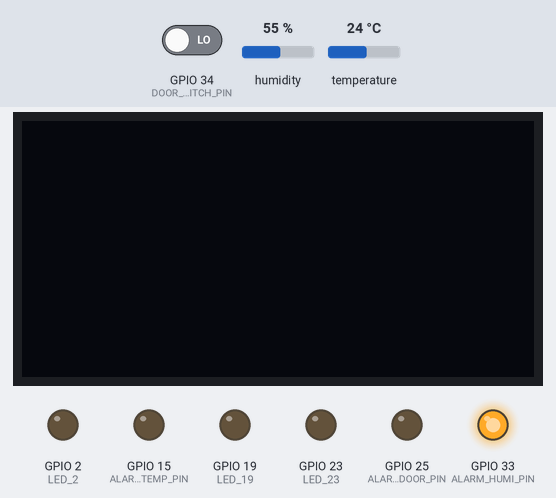
Bench run of a program on a simulated ESP32. On the bench: 128×64 one-colour display, output pins drawn as LEDs (lit = HIGH). Inputs (shaded band) come from the test bench; at power-on: humidity 55 %, temperature 24 °C, GPIO 34 (DOOR_SWITCH_PIN) LOW. What the program prints to the serial monitor is not drawn.

Above: at 2.8 s.
2.9 s: humidity set to 78 %
16.9 s: humidity set to 81 %
At 26.3 s:
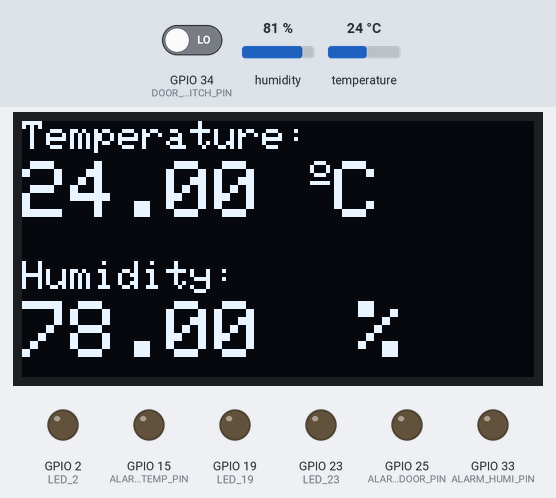
30.9 s: humidity set to 22 %
At 43.2 s:
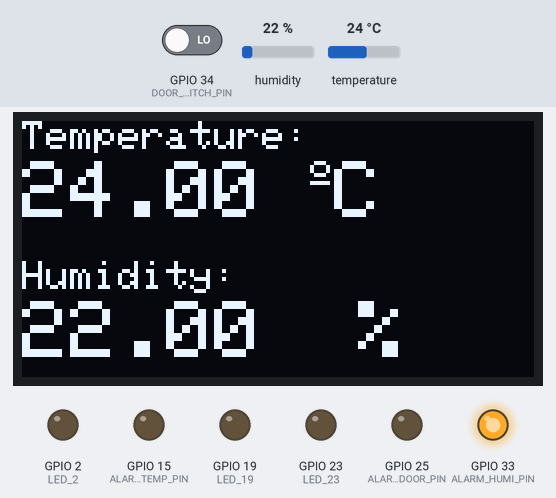
43.9 s: temperature set to 12 °C
At 56.9 s:
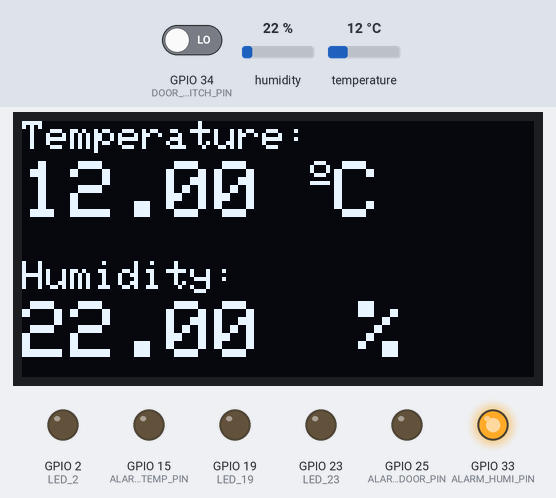
57.2 s: temperature set to 19 °C
At 69.6 s:
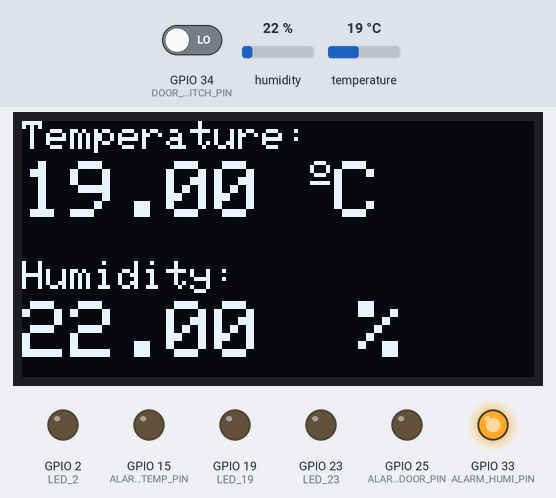
69.9 s: GPIO 34 (DOOR_SWITCH_PIN) driven HIGH
At 77.8 s:
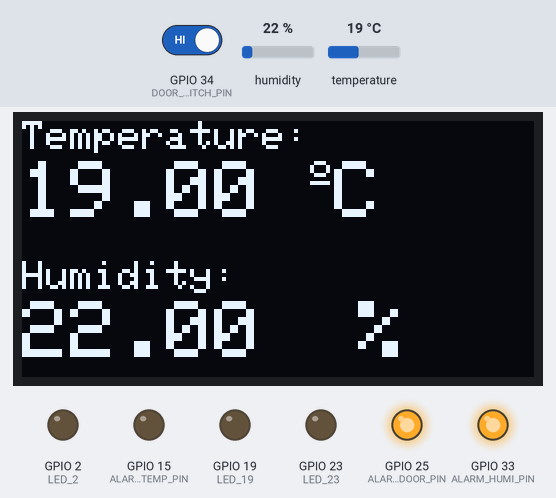
Timing chart, 0 to 82.2 s (numbered marks = the images above; inputs shaded):
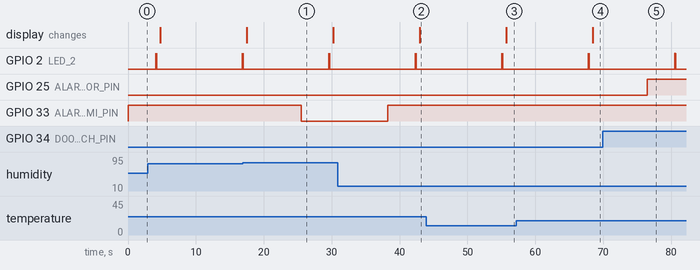

The program:

main.cpp
```cpp
//1 - Libraries

#include <Arduino.h>


#include <Adafruit_Sensor.h>
#include <DHT.h>

//#include "ArduinoJson.h"
//#include "PubSubClient.h"
#include <ArduinoJson.h>
#include <PubSubClient.h>
#include <WiFi.h>


#include <Wire.h>
#include <SPI.h>
#include <Adafruit_GFX.h>
#include <Adafruit_SSD1306.h>
#include "time.h"

//----------------------------------------------


//2 - Definição dos pinos
const byte ALARM_TEMP_PIN = 15;                                 // pino 03 (GPIO_15)
const byte ALARM_HUMI_PIN = 33;                                 // pino 09 (GPIO_33)
const byte ALARM_OPEN_DOOR_PIN = 25;                            // pino 08 (GPIO_25)
//const byte DHT_PIN = 32;
const byte DOOR_SWITCH_PIN = 34;                                // pino 12 (GPIO_34)

const char* ssid = "ESANTOS";                                       // Entre SSID aqui
const char* password = "250608vi";                         // Insira a senha aqui


#define SCREEN_WIDTH 128 // OLED display width, in pixels
#define SCREEN_HEIGHT 64 // OLED display height, in pixels
#define LED_2 2                                             // Pino 04 (GPIO_02) aciona led azul on board
#define LED_23 23                                           // Pino 15 (GPIO_23) aciona led verm off board
#define LED_19 19                                           // Pino 10 (GPIO_19) aciona led azul off board para indicar sem WiFi
#define DHT_PIN 32                                           // Pino 10-B (GPIO-32) Digital pin connected DHT pin 32 (D32) ADC01 (ñ use ADC02 x WiFi)
#define DHTTYPE    DHT11                                    // DHT 11


//-----------------------------------------


// 3 - Definições do MQTT
const char *ID_MQTT = "Humity";
const char *MQTT_USER = "carlos.carneiro@seizerteck.com.br";
const char *MQTT_PASS = "rhwh35y6ell8wn3d";
const char *MQTT_TOPIC = "carlos.carneiro_Ee0Aqj6p/Humity";
const char *HUMI_TOPIC = "/humi";
const char *TEMP_TOPIC = "/temp";


// 3.1 - Informações do MQTT
const char *BROKER_MQTT = "beenode.io";
const uint16_t BROKER_PORT = 1883;

// 4 - Variáveis das medidas
bool door_open = 0;
float h = 0;
float t = 0;

//---------------------------------------------

// 5 - Global Variables


//Declaration for an SSD1306 display connected to I2C (SDA, SCL pins)
Adafruit_SSD1306 display(SCREEN_WIDTH, SCREEN_HEIGHT, &Wire, -1);


DHT dht(DHT_PIN, DHTTYPE);                            // poderia usar: DHT dht(DHT_PIN, DHT11); em L.35: DHTTYPE = DHT11 . pino 32 lendo o DHT11
WiFiClient wifiClient;
PubSubClient MQTT(wifiClient);


// 5.1 - WiFi

void Connectwifi(){

  Serial.printf("Connecting to %s ");
  WiFi.begin(ssid, password);

  while (WiFi.status() != WL_CONNECTED) {
    delay(500);
    Serial.print("....");

  }

  Serial.println("WiFi conectado ..!");
  Serial.print("IP obtido: ");
  Serial.println(WiFi.localIP());
  digitalWrite(LED_19, LOW);
  digitalWrite(LED_23, HIGH);                            // Pino 15 (GPIO_23) aciona led verm off board
  delay(2000);
  digitalWrite(LED_23, LOW);

  while (WiFi.status() == WL_CONNECTED)
  {
    delay(2000);
    digitalWrite(LED_23, HIGH);                   // LED Liga
  }

  //disconnect WiFi as it's no longer needed
  WiFi.disconnect(true);
  WiFi.mode(WIFI_OFF);
  digitalWrite(LED_19, HIGH);                   // Pino 10 (GPIO_19) aciona led azul off board para indicar sem WiFi
  delay(1500);
}

  // fim connect to WiFi
//------------------------------------------------

//5.2 - Setups


void setup() {
  Serial.begin(115200);
  dht.begin();
  pinMode(DHT_PIN, INPUT);
  pinMode(LED_2, OUTPUT);
  pinMode(LED_23, OUTPUT);
  pinMode(LED_19, OUTPUT);
  //dht.begin();                                    // Solicita que inicie a função dht existente na biblioteca DHT

  // Pinos de entrada e saída
  pinMode(ALARM_TEMP_PIN, OUTPUT);
  pinMode(ALARM_HUMI_PIN, OUTPUT);
  pinMode(ALARM_OPEN_DOOR_PIN, OUTPUT);
  pinMode(DHT_PIN, INPUT);
  pinMode(DOOR_SWITCH_PIN, INPUT_PULLDOWN);

}


// 5.3 - MQTT


void MQTTconnect() {
  Serial.println("Conectando ao broker ");
  Serial.print(BROKER_MQTT);
  Serial.print(":");
  Serial.print(BROKER_PORT);
  Serial.print("...");

  MQTT.setServer(BROKER_MQTT, BROKER_PORT);

  while (!MQTT.connected())
  {
    vTaskDelay(2000 / portTICK_PERIOD_MS);

    if (MQTT.connect(ID_MQTT, MQTT_USER, MQTT_PASS))
    {
      Serial.println("Conectado com sucesso. Subscrevendo ao tópico ");
      Serial.print(MQTT_TOPIC);
    }

    else
    {
      Serial.println("Falha ao se conectar. Reconectando...");
      vTaskDelay(5000 / portTICK_PERIOD_MS);
    }

  }

}

// 5.4 - Sensor
void sendSensor() {
  const char alias_humi[] = "h";
  const char alias_temp[] = "t";

  door_open = digitalRead(DOOR_SWITCH_PIN);
  h = dht.readHumidity();
  t = dht.readTemperature();

  // Verifica se o DHT está com algum erro de leitura
  if(isnan(h)) {
    Serial.println("Não foi possível ler o sensor de umidade.");
  }

  if(isnan(t)) {
    Serial.println("Não foi possível ler o sensor de temperatura.");
  }

  // Mostra as leituras no serial e envia pro broker
  Serial.println("Umidade: ");
  Serial.print(h);
  Serial.print(" %.");

  Serial.println("Temperatura: ");
  Serial.print(t);
  Serial.print(" ºC.");

  // Cria o objeto dinamico "json" com tamanho "2" para a biblioteca
  DynamicJsonDocument json(JSON_OBJECT_SIZE(2));

  // Grava as leituras no arquivo JSON
  //json[alias_humi] = humi;                         // ou seria h e t???
  //json[alias_temp] = temp;
  json[alias_humi] = h;                         // ou seria h e t???
  json[alias_temp] = t;

  //Mede o tamanho da mensagem "json" e atrela o valor somado em uma unidade ao objeto "tamanho_mensagem"
  size_t msg_size = measureJson(json) + 1;

  //Cria a string "mensagem" de acordo com o tamanho do objeto "tamanho_mensagem"
  char msg[msg_size];

  //Copia o objeto "json" para a variavel "mensagem" e com o "tamanho_mensagem"
  serializeJson(json, msg, msg_size);

  //Publica a variavel "mensagem" no servidor utilizando a variavel "TOPICO"
  Serial.println("Mensagem enviada: ");
  Serial.print(msg);
  MQTT.publish(MQTT_TOPIC, msg);
}

// 5.5 - Alarmes

void alarmConfig() {
  if(door_open == HIGH) {
    Serial.println("Porta aberta!");
    digitalWrite(ALARM_OPEN_DOOR_PIN, HIGH);
  }

  else {
    digitalWrite(ALARM_OPEN_DOOR_PIN, LOW);
  }

  if(h < 80) {
    Serial.println("Alarme de umidade acionado!");
    digitalWrite(ALARM_HUMI_PIN, HIGH);
  }

  else {
    digitalWrite(ALARM_HUMI_PIN, LOW);
  }

  if(t > 50) {
    Serial.println("Alarme de temperatura acionado!");
    digitalWrite(ALARM_TEMP_PIN, HIGH);
  }

  else {
    digitalWrite(ALARM_TEMP_PIN, LOW);
  }
}


//-----------------------------------------------------------------------


// 5.6 - DHT e Display

void DHT(){


  // Serial.print("reading DHT");


    if(!display.begin(SSD1306_SWITCHCAPVCC, 0x3C)) {          //o método begin() do objeto display, instância de Adafruit_SSD1306 (tensão, end. do Oled I2C)
      Serial.println(F("SSD1306 allocation failed"));


      for (;;);
      // Initialising the UI will init the display too.
      //display.init();

    }

    delay(2000);
    display.clearDisplay();
    //display.setTextColor(white);


    //read temperature and humidity
    float t = dht.readTemperature();
    float h = dht.readHumidity();

    //pisca rápido


    if (isnan(h) || isnan(t)) {
      Serial.println("Failed to read from DHT sensor!");
      delay(1000);
    }                                                           // Fechamento da função condicional if

    else{

     // clear display
      display.clearDisplay();

      // display temperature
      display.setTextSize(1);
      display.setCursor(0, 0);
      display.print("Temperature: ");
      display.setTextSize(2);
      display.setCursor(0, 10);
      display.print(t);
      display.print(" ");
      display.setTextSize(1);
      display.cp437(true);
      display.write(167);
      display.setTextSize(2);
      display.print("C");
      delay (1000);


      // display humidity
      display.setTextSize(1);
      display.setCursor(0, 35);
      display.print("Humidity: ");
      display.setTextSize(2);
      display.setCursor(0, 45);
      display.print(h);
      display.print("  %");
      delay (1000);


      //pisca rápido
      digitalWrite(2, HIGH);                   // LED Liga
      delay(20);                               // Espera t
      digitalWrite(2, LOW);                    // LED Desliga
      delay(100);                              // Espera 2t
      digitalWrite(2, HIGH);                   // LED Liga
      delay(20);                               // Espera t
      digitalWrite(2, LOW);                    // LED Desliga
      delay(500);                               // Espera 50t


      display.display();

      Serial.print("Umidade: ");                    // Solicita que seja impresso no monitor serial o texto Umidade
      Serial.print(h);                              // Solicita que seja impresso no monitor serial a variável umidade
      Serial.print("%");                            // Solicita que seja impresso no monitor serial o texto %
      Serial.print("Temperatura: ");                // Solicita que seja impresso no monitor serial o texto Temperatura
      Serial.print(t);                              // Solicita que seja impresso no monitor serial a variável temperatura
      Serial.println("*C");                         // Solicita que seja impresso no monitor serial o texto *C

      delay(7000);                                  // Adiciona um atraso de 1000ms para que o Arduino não fique lendo continuamente


    }
}

void loop() {
  MQTT.loop();    // Mantém a conexão com o MQTT sempre ativa
  sendSensor();
  alarmConfig();
  DHT();
    vTaskDelay(1000 / portTICK_PERIOD_MS);
}
```

Measured:
- the behaviour switches between 79 and 80 % on humidity (found by bisection; images 0 and 1)
- after the input at 16.9 s, GPIO 33 (ALARM_HUMI_PIN): HIGH → LOW after 8.6 s
- after the input at 30.9 s, GPIO 33 (ALARM_HUMI_PIN): LOW → HIGH after 7.4 s; the display: changes after 12.1 s (image 2)
- after the input at 43.9 s, the display: changes after 11.8 s (image 3)
- after the input at 57.2 s, the display: changes after 11.3 s (image 4)
- after the input at 69.9 s, GPIO 25 (ALARM_OPEN_DOOR_PIN): LOW → HIGH after 6.6 s
- what the display in image 1 shows lasts 12.7 s, from 17.5 s to 30.2 s
